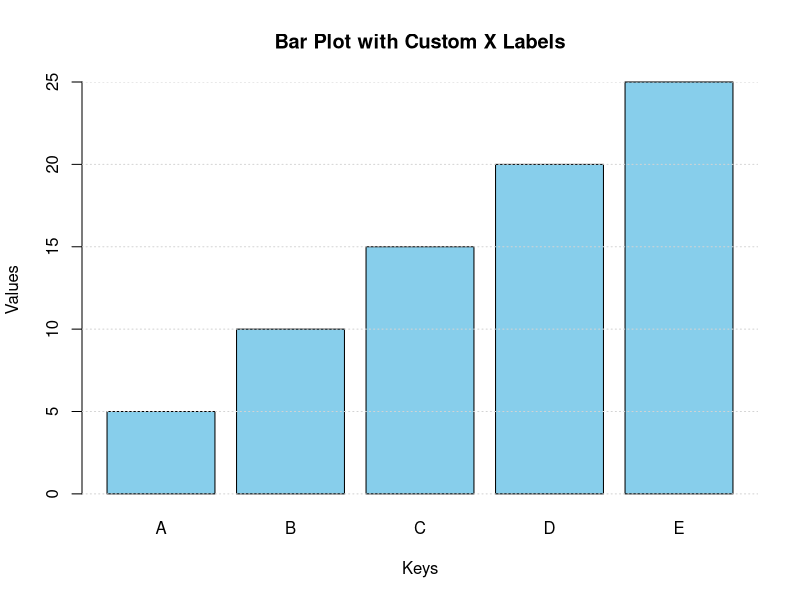

Reproduce this figure in R. (Note: this script raises an error after producing the figure.)
# Example vector with indices
values <- c(5, 10, 15, 20, 25)  # Values
keys <- c("A", "B", "C", "D", "E")  # Indices or keys

# Create a named vector
named_vector <- setNames(values, keys)

# Plot the bar plot with keys as x-axis labels
barplot(named_vector, main = "Bar Plot with Custom X Labels", xlab = "Keys", ylab = "Values", col = "skyblue")

# Optional: Add grid lines for better visualization
grid(nx = NA, ny = NULL)


# Start with an empty data frame
df <- data.frame()

# Insert columns one by one
df$Name <- c("Alice", "Bob", "Charlie")  # Insert Name column
df$Age <- c(25, 30, 35)                  # Insert Age column
df$Score <- c(88, 91, 84)                # Insert Score column

# View the data frame
print(df)